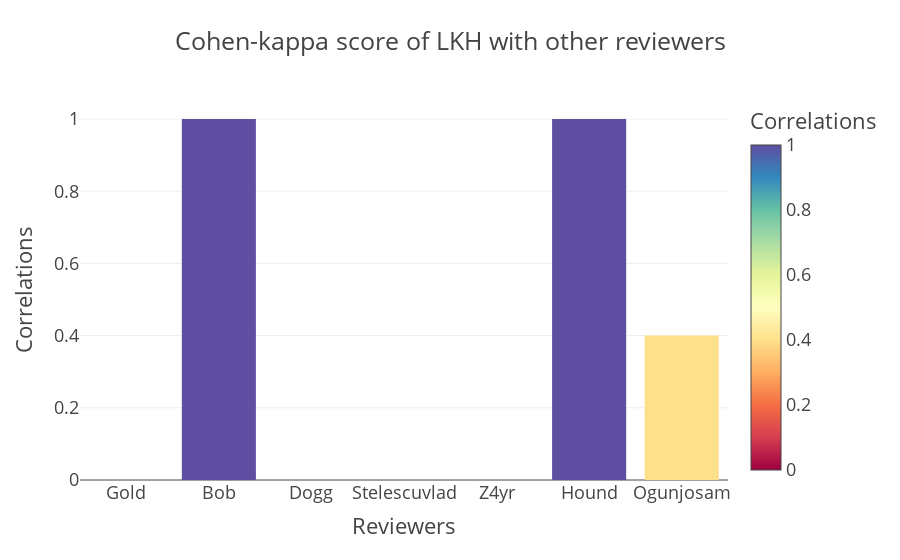

Here is the notebook cell this chart was saved with:
### Code cell
px.bar(data_frame=df, 
      x= "Reviewers",
      y="Correlations",
      color="Correlations",
       template="presentation",
      color_continuous_scale=px.colors.diverging.Spectral,
       title="Cohen-kappa score of LKH with other reviewers",
      #width=500
      )

### Figure 1 — Plotly figure (JSON) as saved in the notebook; plotly's stock layout.template omitted (floating-point values rounded to 4 significant figures)
{"data": [{"alignmentgroup": "True", "hovertemplate": "Reviewers=%{x}<br>Correlations=%{marker.color}<extra></extra>", "legendgroup": "", "marker": {"color": [0, 1, 0, 0, 0, 1, 0.4], "coloraxis": "coloraxis", "pattern": {"shape": ""}}, "name": "", "offsetgroup": "", "orientation": "v", "showlegend": false, "textposition": "auto", "type": "bar", "x": ["Gold", "Bob", "Dogg", "Stelescuvlad", "Z4yr", "Hound", "Ogunjosam"], "xaxis": "x", "y": [0, 1, 0, 0, 0, 1, 0.4], "yaxis": "y"}], "layout": {"barmode": "relative", "coloraxis": {"colorbar": {"title": {"text": "Correlations"}}, "colorscale": [[0, "rgb(158,1,66)"], [0.1, "rgb(213,62,79)"], [0.2, "rgb(244,109,67)"], [0.3, "rgb(253,174,97)"], [0.4, "rgb(254,224,139)"], [0.5, "rgb(255,255,191)"], [0.6, "rgb(230,245,152)"], [0.7, "rgb(171,221,164)"], [0.8, "rgb(102,194,165)"], [0.9, "rgb(50,136,189)"], [1, "rgb(94,79,162)"]]}, "legend": {"tracegroupgap": 0}, "title": {"text": "Cohen-kappa score of LKH with other reviewers"}, "xaxis": {"anchor": "y", "domain": [0, 1], "title": {"text": "Reviewers"}}, "yaxis": {"anchor": "x", "domain": [0, 1], "title": {"text": "Correlations"}}}}
